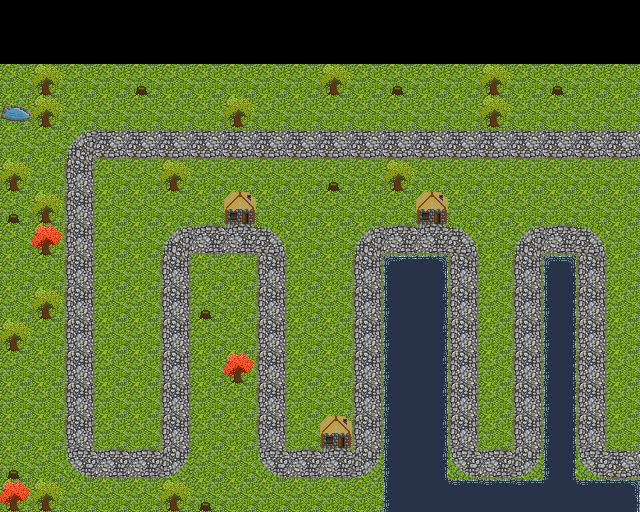

Below is a game level as drawn by its tile map, then a one-line description and the .tmx that defines it (tile-layer data replaced by summaries):
An orthogonal 20x16 tile map with 32x32 px tiles, 4 tile layers (Background, Path, Foreground, Objects).

<map version="1.0" orientation="orthogonal" width="20" height="16" tilewidth="32" tileheight="32">
 <tileset firstgid="1" name="Tiles" tilewidth="32" tileheight="32">
  <image source="../packer/tiles.png" width="256" height="256" />
 </tileset>
 <layer name="Background" width="20" height="16">
  <data>[320 cells, 280 non-empty, 1 distinct tile ids]</data>
 </layer>
 <layer name="Path" width="20" height="16">
  <data>[320 cells, 87 non-empty, 4 distinct tile ids]</data>
 </layer>
 <layer name="Foreground" width="20" height="16">
  <data>[320 cells, 2 non-empty, 1 distinct tile ids]</data>
 </layer>
 <layer name="Objects" width="20" height="16">
  <data>[320 cells, 61 non-empty, 11 distinct tile ids]</data>
 </layer>
</map>
